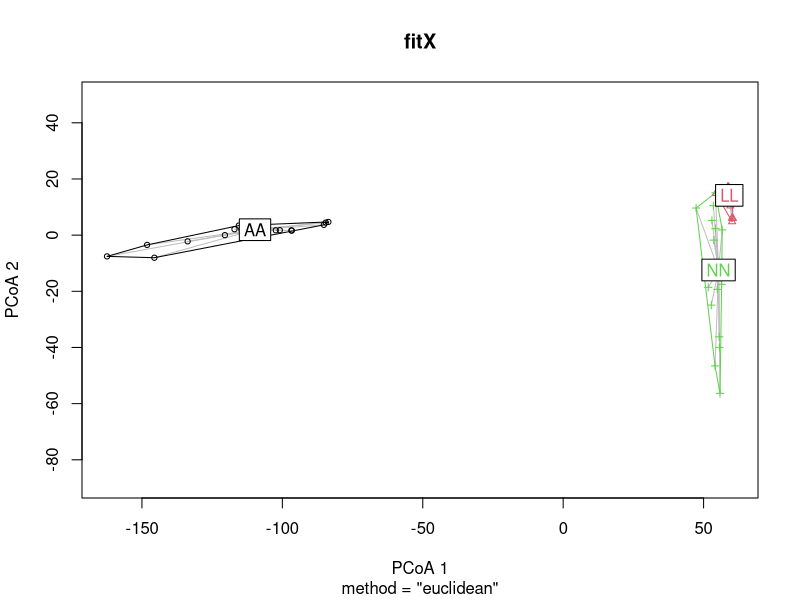
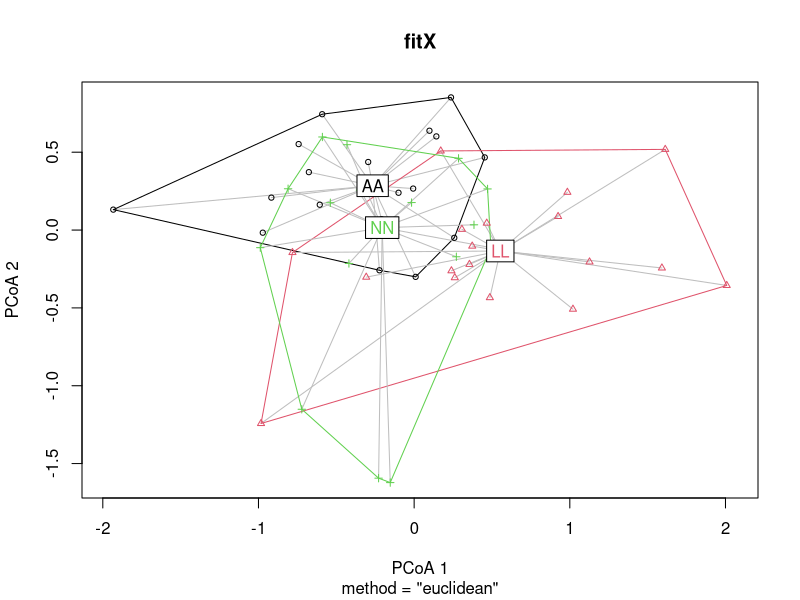
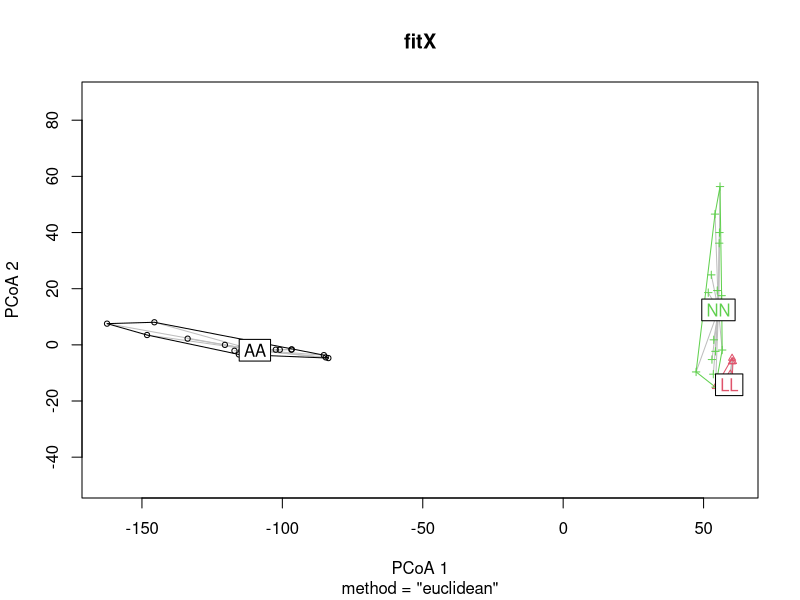
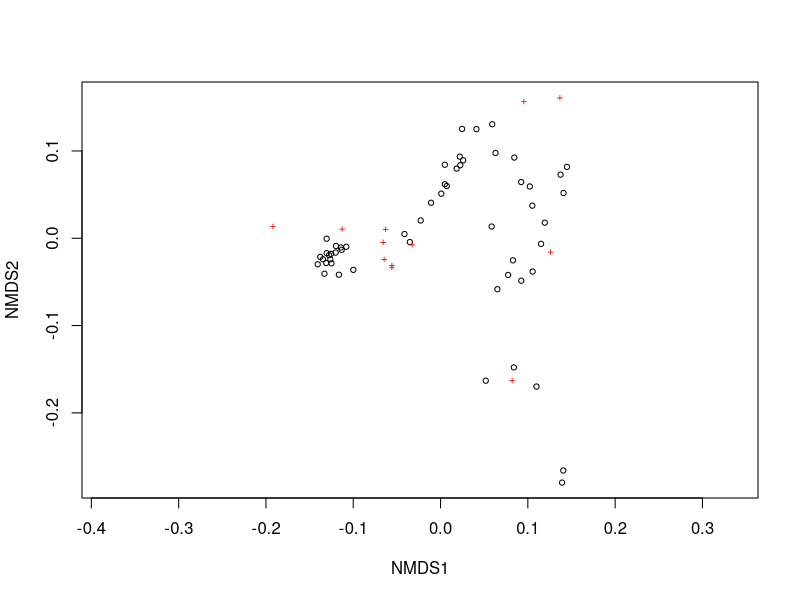
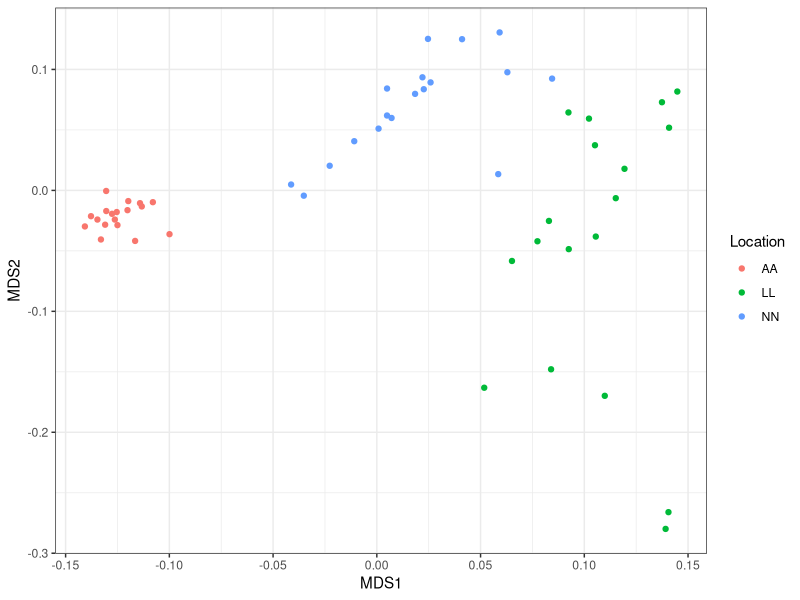

Reproduce these figures in R, in order.
# Distance based test to see if this data meets the assumptions

library(vegan)

# load data
Fish = read.csv("../Data/Otolith_data_mmol_mol_Ca_and_shape.csv", header =T)

str(Fish)

# Separate out the columns into important bits
Location = as.factor(Fish[,2])
Fish_elements = dist(Fish[,c(3:14)]) #Select elements only

# Run the test
fitX <- betadisper(Fish_elements, Location)
summary(fitX)
fitX
anova(fitX) ### There are significant differences in variance between these groups for element data
plot(fitX) ## Visualise differences (AA is very different)

######################################################################################

### Now do shape data

# Separate out the columns into important bits
Location = as.factor(Fish[,2])
Fish_shape = dist(Fish[,c(15:77)]) #Select shape data only

# Run the test
fitX <- betadisper(Fish_shape, Location)
summary(fitX)
fitX
anova(fitX) ### NO significant differences in variance between these groups for shape data
plot(fitX) ## Visualise differences (Lots of overlap)

###########################################################################################

### Now do combined element and shape data

# Separate out the columns into important bits
Location = as.factor(Fish[,2])
Fish_community = dist(Fish[,c(3:77)]) #Select elements and shape
#Flow = Fish[,3]

# Run the test
fitX <- betadisper(Fish_community, Location)
summary(fitX)
fitX
anova(fitX) ### significant differences in variance between these groups for shape data
plot(fitX) ## Visualise differences (AA is very different), similar to just elements


### NMDS visual (using element data)

Fish_community = Fish[,c(3:14)] # change this to do shape or elements and shape

example_NMDS=metaMDS(Fish_community,k=2,trymax=100, distance = "euclidean")
plot(example_NMDS)



MDS_xy <- data.frame(example_NMDS$points)
MDS_xy$Location <- Location

library(ggplot2)
ggplot(MDS_xy, aes(MDS1, MDS2, color = Location)) + geom_point() + theme_bw()
# gave similar pattern but differences in dispersal are very evident
